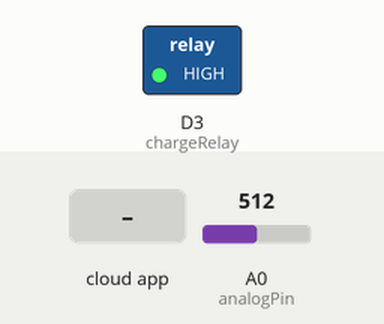
Simulated run of this sketch. Board: ESP8266 (NodeMCU). Shown: switched loads named in the sketch (green lamp = pin HIGH). Inputs (shaded band) come from the test bench; at power-on: A0 (analogPin) = 512. WiFi joins after 1.5 s; servers stay silent unless stated; the Firebase database answers and starts empty; what the sketch prints to the serial monitor is not drawn.

Above: at 2.7 s.
2.8 s: the phone or cloud app sets charger_relay to 1
At 4.0 s:
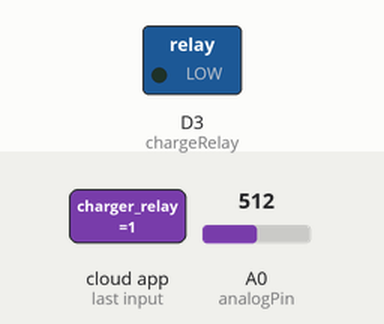
4.3 s: the phone or cloud app sets charger_relay to 0
At 5.5 s:
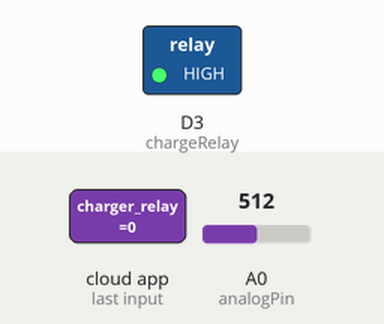
Timing chart, 0 to 7.3 s (numbered marks = the images above; inputs shaded):
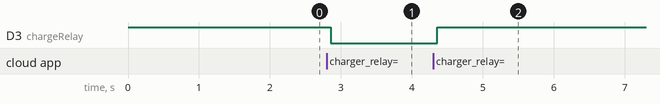

Measured:
- after the input at 2.8 s, D3 (chargeRelay): HIGH → LOW after 0.06 s
- after the input at 4.3 s, D3 (chargeRelay): LOW → HIGH after 0.06 s

The sketch:

EcoSynth_v1.ino
```cpp
#include <ESP8266WiFi.h>
#include <Firebase_ESP_Client.h>

// Provide the token generation process info.
#include "addons/TokenHelper.h"
#include "addons/RTDBHelper.h"

// 1. WiFi & Firebase Credentials
#define WIFI_SSID "Pratik.wifi"
#define WIFI_PASSWORD "Pr@tik123"
#define API_KEY "AIzaSyDSK_GC675obkfx-mlPf7eW-aAfn4gxJwY"
#define DATABASE_URL "https://synthv1-default-rtdb.asia-southeast1.firebasedatabase.app"

// 2. Hardware Pins
const int analogPin = A0;
const int chargeRelay = D3;

// 3. Firebase Objects
FirebaseData fbdo;
FirebaseAuth auth;
FirebaseConfig config;

// Variables
const float voltageDividerRatio = 4.03;
const float espReferenceVoltage = 3.3;
unsigned long sendDataPrevMillis = 0;

void setup() {
  Serial.begin(115200);
  pinMode(chargeRelay, OUTPUT);
  digitalWrite(chargeRelay, HIGH); // Relay OFF by default (Active-LOW)

  // Connect to WiFi
  WiFi.begin(WIFI_SSID, WIFI_PASSWORD);
  Serial.print("Connecting to Wi-Fi");
  while (WiFi.status() != WL_CONNECTED) {
    Serial.print(".");
    delay(300);
  }
  Serial.println("\nConnected!");

  // Configure Firebase
  config.api_key = API_KEY;
  config.database_url = DATABASE_URL;

  // Anonymous Sign-in for testing
  if (Firebase.signUp(&config, &auth, "", "")) {
    Serial.println("Firebase Auth Successful");
  } else {
    Serial.printf("%s\n", config.signer.signupError.message.c_str());
  }

  config.token_status_callback = tokenStatusCallback;
  Firebase.begin(&config, &auth);
  Firebase.reconnectWiFi(true);
}

void loop() {
  // Push Telemetry every 3 seconds
  if (Firebase.ready() && (millis() - sendDataPrevMillis > 3000 || sendDataPrevMillis == 0)) {
    sendDataPrevMillis = millis();

    // Read Battery Math
    int rawADC = analogRead(analogPin);
    float pinVoltage = (rawADC / 1023.0) * espReferenceVoltage;
    float batteryVoltage = pinVoltage * voltageDividerRatio;
    int batteryPercentage = map(batteryVoltage * 100, 320, 420, 0, 100);
    batteryPercentage = constrain(batteryPercentage, 0, 100);

    // Push to Firebase
    Firebase.RTDB.setFloat(&fbdo, "/telemetry/voltage", batteryVoltage);
    Firebase.RTDB.setInt(&fbdo, "/telemetry/percentage", batteryPercentage);

    Serial.print("Volts: "); Serial.print(batteryVoltage);
    Serial.println(" Pushed to cloud.");
  }

  // Continuously listen for Relay Commands from Flutter
  if (Firebase.ready()) {
    if (Firebase.RTDB.getBool(&fbdo, "/control/charger_relay")) {
      bool chargeCommand = fbdo.boolData();

      // If Flutter says TRUE (Charge), send LOW to relay. Otherwise send HIGH.
      if (chargeCommand == true) {
        digitalWrite(chargeRelay, LOW);
      } else {
        digitalWrite(chargeRelay, HIGH);
      }
    }
  }
}
```
